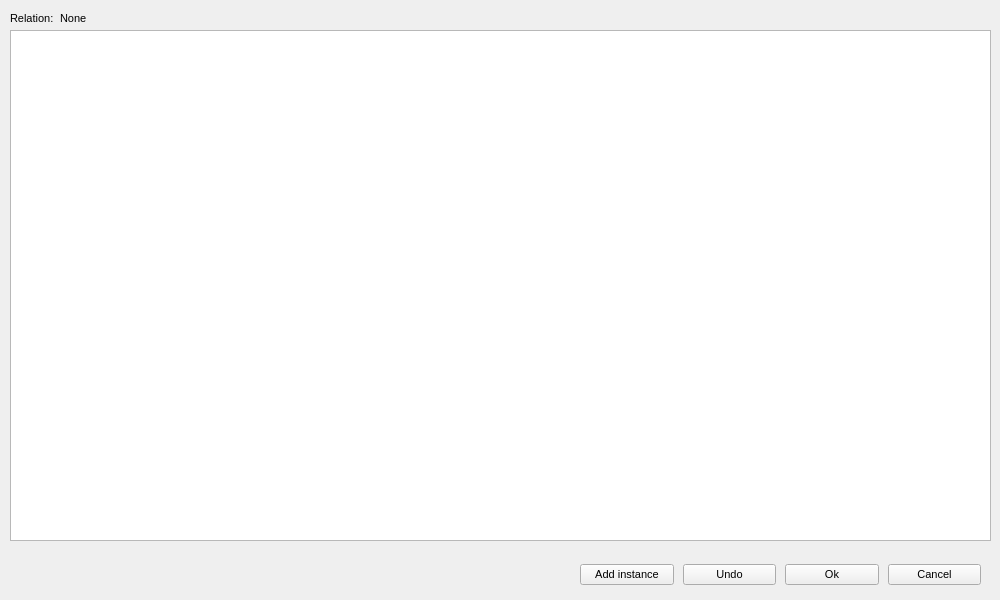
<?xml version="1.0" encoding="UTF-8"?>
<ui version="4.0">
 <class>Form</class>
 <widget class="QWidget" name="Form">
  <property name="geometry">
   <rect>
    <x>0</x>
    <y>0</y>
    <width>1000</width>
    <height>600</height>
   </rect>
  </property>
  <property name="windowTitle">
   <string>Form</string>
  </property>
  <widget class="TableWidget" name="viewTable">
   <property name="geometry">
    <rect>
     <x>10</x>
     <y>30</y>
     <width>981</width>
     <height>511</height>
    </rect>
   </property>
   <property name="font">
    <font>
     <pointsize>7</pointsize>
    </font>
   </property>
  </widget>
  <widget class="QWidget" name="layoutWidget">
   <property name="geometry">
    <rect>
     <x>10</x>
     <y>10</y>
     <width>153</width>
     <height>17</height>
    </rect>
   </property>
   <layout class="QHBoxLayout" name="horizontalLayout">
    <item>
     <widget class="QLabel" name="label">
      <property name="sizePolicy">
       <sizepolicy hsizetype="Preferred" vsizetype="Preferred">
        <horstretch>0</horstretch>
        <verstretch>0</verstretch>
       </sizepolicy>
      </property>
      <property name="font">
       <font>
        <pointsize>8</pointsize>
       </font>
      </property>
      <property name="text">
       <string>Relation:</string>
      </property>
     </widget>
    </item>
    <item>
     <widget class="QLabel" name="relationName">
      <property name="sizePolicy">
       <sizepolicy hsizetype="Preferred" vsizetype="Preferred">
        <horstretch>3</horstretch>
        <verstretch>0</verstretch>
       </sizepolicy>
      </property>
      <property name="font">
       <font>
        <pointsize>8</pointsize>
       </font>
      </property>
      <property name="text">
       <string>None</string>
      </property>
     </widget>
    </item>
   </layout>
  </widget>
  <widget class="QWidget" name="layoutWidget">
   <property name="geometry">
    <rect>
     <x>580</x>
     <y>560</y>
     <width>401</width>
     <height>30</height>
    </rect>
   </property>
   <layout class="QHBoxLayout" name="horizontalLayout_2">
    <property name="spacing">
     <number>9</number>
    </property>
    <item>
     <widget class="QPushButton" name="addInstance">
      <property name="font">
       <font>
        <pointsize>8</pointsize>
       </font>
      </property>
      <property name="text">
       <string>Add instance</string>
      </property>
     </widget>
    </item>
    <item>
     <widget class="QPushButton" name="Undo">
      <property name="font">
       <font>
        <pointsize>8</pointsize>
       </font>
      </property>
      <property name="text">
       <string>Undo</string>
      </property>
     </widget>
    </item>
    <item>
     <widget class="QPushButton" name="Ok">
      <property name="font">
       <font>
        <pointsize>8</pointsize>
       </font>
      </property>
      <property name="text">
       <string>Ok</string>
      </property>
     </widget>
    </item>
    <item>
     <widget class="QPushButton" name="Cancel">
      <property name="font">
       <font>
        <pointsize>8</pointsize>
       </font>
      </property>
      <property name="text">
       <string>Cancel</string>
      </property>
     </widget>
    </item>
   </layout>
  </widget>
 </widget>
 <customwidgets>
  <customwidget>
   <class>TableWidget</class>
   <extends>QTableWidget</extends>
   <header>gui.TableWidget</header>
  </customwidget>
 </customwidgets>
 <resources/>
 <connections>
  <connection>
   <sender>Cancel</sender>
   <signal>clicked()</signal>
   <receiver>Form</receiver>
   <slot>close()</slot>
   <hints>
    <hint type="sourcelabel">
     <x>796</x>
     <y>617</y>
    </hint>
    <hint type="destinationlabel">
     <x>841</x>
     <y>589</y>
    </hint>
   </hints>
  </connection>
 </connections>
</ui>
